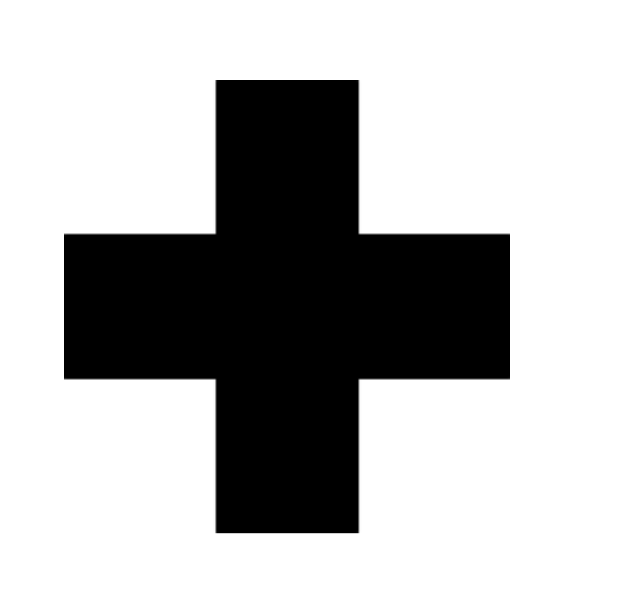
#> input picture image5.png, 634 x 610 px
$ python primitive_shapes_test_SF.py
#> lines starting #> are read from the running program, lines starting #| are printed output that depends on the picture; after the words box and inside, x2 and y2 are one past the last pixel; in counts of white or black regions, pixels touching at a corner belong together; long printed decimals are rounded
from PIL import Image
import cv2
import matplotlib.pyplot as plt
import numpy as np

#import image as grayscale
IMAGE_PATH = "./image5.png"
image = cv2.imread(IMAGE_PATH)
#> image is the input picture: shape (610, 634, 3); min 0, max 255, mean 183.2
image = cv2.cvtColor(image, cv2.COLOR_BGR2RGB)
gray = cv2.cvtColor(image, cv2.COLOR_RGB2GRAY)
_, binary_image = cv2.threshold(gray, 225, 255, cv2.THRESH_BINARY_INV)
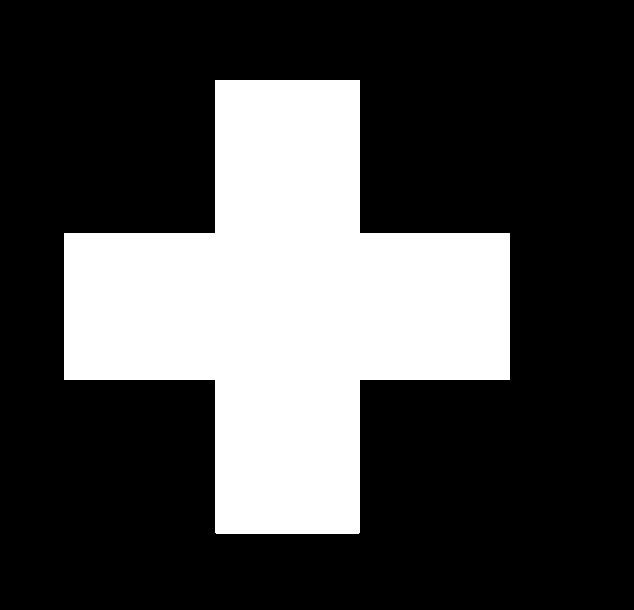
#> binary_image: shape (610, 634); 28.5% white; 1 white region, box (x1, y1, x2, y2) and area: (64, 80, 510, 534) 110075

#get how many white pixels
area = len((binary_image == 255).nonzero()[0])
#> area = 110075

#use a Laplacian kernel operator to print out filter
kernel = np.array([
    [-1, -1, -1],
    [-1, 8, -1],
    [-1, -1, -1]
])

edges = cv2.filter2D(binary_image, -1, kernel)
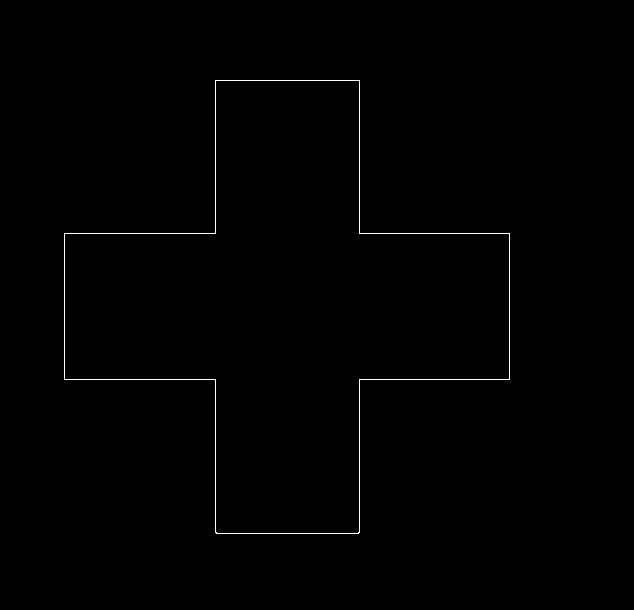
#> edges: shape (610, 634); 0.46% white in thin lines or dots, all inside (x1, y1, x2, y2) = (64, 80, 510, 534)

#coordinates on edge
coordinates_of_edge = np.transpose(((edges == 255).nonzero()))
#> coordinates_of_edge = 1796 pairs, first value 80 to 533, second value 64 to 509

#find the maximum point between any point on the edge, note that this process can
#be sped up using Rotating Caliper’s Method
max_distance = np.NINF
for coordinate_i in coordinates_of_edge:
    for coordinate_j in coordinates_of_edge:
        difference = coordinate_j - coordinate_i
        distance = np.sqrt(difference[0] ** 2 + difference[1] ** 2)
        max_distance = max(distance, max_distance)
#> this loop made 1796 passes
#> coordinate_i on passes 1 to 3: [80, 215], [80, 216], [80, 217]

#https://www.researchgate.net/publication/259949841_Automatic_Detection_and_Recognize_Different_Shapes_in_an_Image
print(area / max_distance ** 2)
#| 0.4878

$ run again, with image1.png copied over image5.png
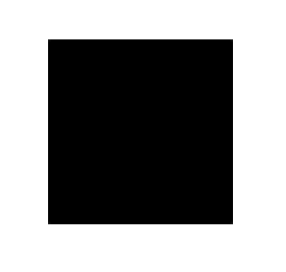
#> input picture image1.png, 286 x 272 px
#> image is the input picture: shape (272, 286, 3); min 0, max 255, mean 142.9
#> `_, binary_image = cv2.threshold(gray, 225, 255, cv2.THRESH_BINARY_INV)`:
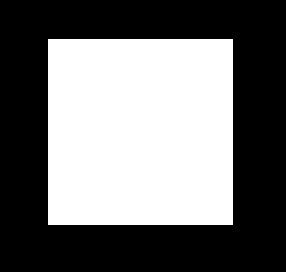
#> binary_image: shape (272, 286); 44.2% white; 1 white region, box (x1, y1, x2, y2) and area: (48, 39, 233, 225) 34410
#> area = 34410
#> `edges = cv2.filter2D(binary_image, -1, kernel)`:
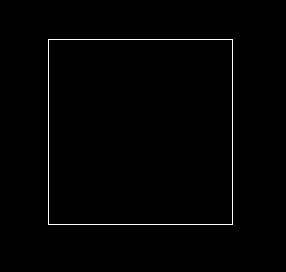
#> edges: shape (272, 286); 0.95% white in thin lines or dots, all inside (x1, y1, x2, y2) = (48, 39, 233, 225)
#> coordinates_of_edge = 738 pairs, first value 39 to 224, second value 48 to 232
#> the loop `for coordinate_i in coordinates_of_edge:` made 738 passes
#> coordinate_i on passes 1 to 3: [39, 48], [39, 49], [39, 50]
#| 0.5054

$ run again, with image2.png copied over image5.png
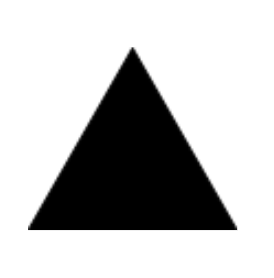
#> input picture image2.png, 274 x 278 px
#> image is the input picture: shape (278, 274, 3); min 0, max 255, mean 190.2
#> `_, binary_image = cv2.threshold(gray, 225, 255, cv2.THRESH_BINARY_INV)`:
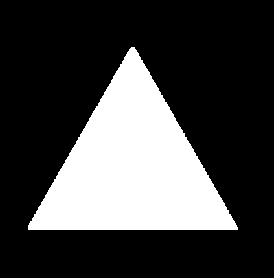
#> binary_image: shape (278, 274); 26.1% white; 1 white region, box (x1, y1, x2, y2) and area: (28, 47, 238, 230) 19918
#> area = 19918
#> `edges = cv2.filter2D(binary_image, -1, kernel)`:
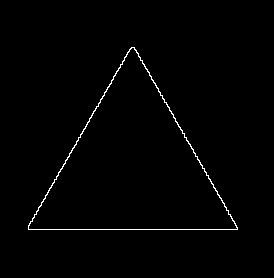
#> edges: shape (278, 274); 1% white in thin lines or dots, all inside (x1, y1, x2, y2) = (28, 47, 238, 230)
#> coordinates_of_edge = 782 pairs, first value 47 to 229, second value 28 to 237
#> the loop `for coordinate_i in coordinates_of_edge:` made 782 passes
#> coordinate_i on passes 1 to 3: [47, 131], [47, 132], [47, 133]
#| 0.449
